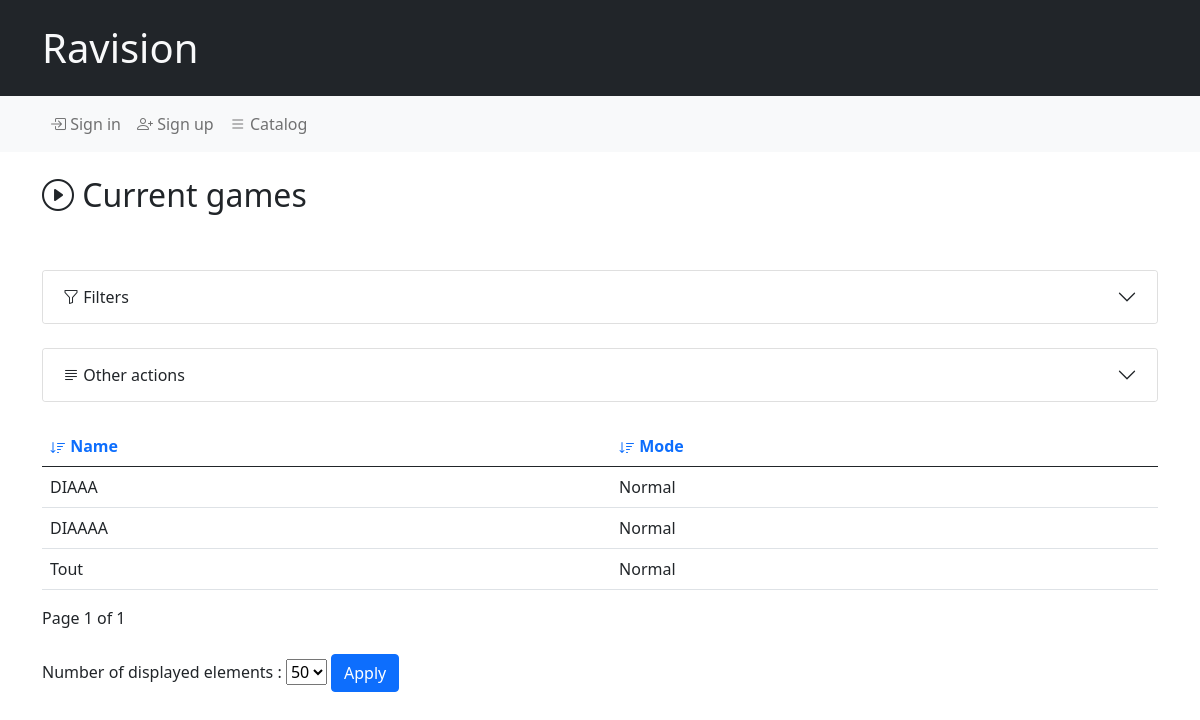
/quizz/quizzes/, run on an earlier commit of the app's database.
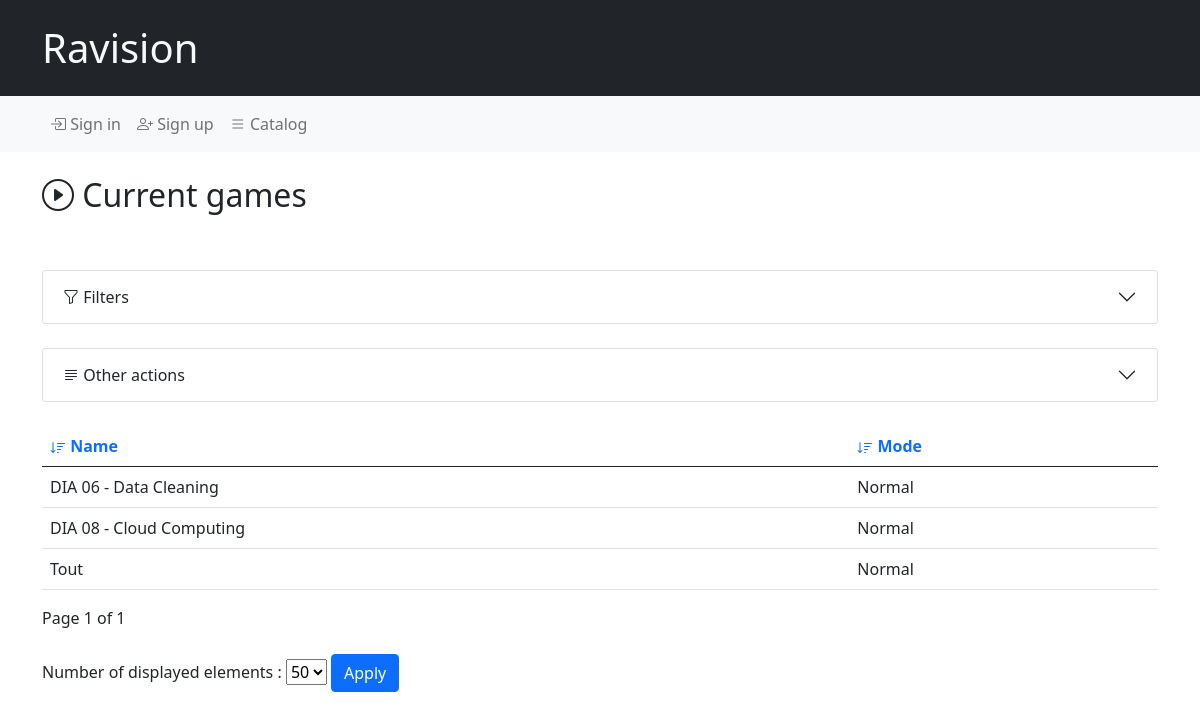
And on a later commit of the database.
### quizz/models.py (models this page shows, shortened)
class Quizz(models.Model):
    name = models.CharField(max_length = 255,default="")
    questions = models.ManyToManyField(Question, related_name='quizz_questions')
    mode = models.ForeignKey(QuizzMode, on_delete=models.CASCADE, default=1)
    hints = models.BooleanField(default=True)
    current_question = models.ForeignKey(Question, on_delete=models.SET_NULL, null=True, default=None, related_name='current_question')
    user = models.ForeignKey(User, on_delete=models.CASCADE, null=True)
    creation_date = models.DateField(null=True, default=None, blank=True)
    last_change_date = models.DateField(null=True, default=None, blank=True)
    timer = models.ForeignKey(TimerMode, on_delete=models.CASCADE, default=1)
    timer_task_id = models.CharField(max_length=255, null=True, blank=True)  # Stocke l'ID de la tâche Celery
    timeout = models.BooleanField(default=False)
    def as_dict(self):
        return {
            'name': self.name,
            'mode': self.mode.name,
        }

class QuizzMode(models.Model):
    name = models.CharField(max_length = 255,default="")

### quizz/views.py (the view)
# urls.py: path('quizzes/', views.quizzes, name='quizzes'),
def quizzes(request):
    filterForm = QuizzFilterForm(request.GET)
    quizzes = Quizz.objects.all()
    if filterForm.is_valid():
        quizzes = filterForm.filter_queryset(quizzes)
    quizzes = paginate_queryset(quizzes.order_by(f"{'-' if request.GET.get('order', 'asc') == 'desc' else ''}{request.GET.get('sort_by', 'name')}"), request, getChildrenPerPage(request))
    fields = {'name':_('Name'),'mode':_('Mode')}
    context = prepare_render_context('quizzes', filterForm, quizzes, request, fields, childurl='quizz', gameurl=None, property=False)
    return render(request, 'quizz/quizzes.html', context)

### quizz/forms.py (called while the page is built)
    def filter_queryset(self, queryset, **kwargs):
        filters = {}
        for field in self.fields:
            if self.cleaned_data.get(field):
                filters[f"{field}__icontains"] = self.cleaned_data.get(field)
        return queryset.filter(**filters, **kwargs)

### quizz/utils.py (called while the page is built)
def getChildrenPerPage(request):
    return request.GET.get('children_per_page', DEFAULT_PER_PAGE)

def paginate_queryset(queryset, request, per_page=10):
    paginator = Paginator(queryset, per_page)
    page_number = request.GET.get('page')
    try:
        return paginator.page(page_number)
    except PageNotAnInteger:
        return paginator.page(1)
    except EmptyPage:
        return paginator.page(paginator.num_pages)

### quizz/templates/quizz/quizzes.html
{% extends 'quizz/base.html' %}
{% load i18n %}
{% block content %}
<h2><i class="bi bi-play-circle"></i> {%trans "Current games"%}</h2>
{% include 'quizz/object.html' %}
{% endblock %}

### quizz/templates/quizz/object.html (shortened to what this page needs)
{% block content %}
{% load i18n %}
<br />
{% if forms.filter %}
<br />
<div class="accordion" id="filterAccordion2">
    <div class="accordion-item">
        <h2 class="accordion-header" id="filterHeading2">
            <button class="accordion-button collapsed" type="button" data-bs-toggle="collapse" data-bs-target="#filterCollapse2" aria-expanded="true" aria-controls="filterCollapse2">
                <i class="bi bi-funnel"></i>&nbsp;{%trans "Filters"%}
            </button>
        </h2>
    </div>
</div>
{% endif %}
<br />
<div class="accordion" id="filterAccordion3">
    <div class="accordion-item">
        <h2 class="accordion-header" id="filterHeading3">
            <button class="accordion-button collapsed" type="button" data-bs-toggle="collapse" data-bs-target="#filterCollapse3" aria-expanded="true" aria-controls="filterCollapse3">
                <i class="bi bi-justify-left"></i>&nbsp;{%trans "Other actions"%}
            </button>
        </h2>
    </div>
</div>
<br />
<table class="table">
    <thead>
        <tr>
            {% for field, label in fields.items %}
            <th>
                <a style="text-decoration:none" href="?sort_by={{ field }}&order={% if sort_by == field %}{% if order == 'desc' %}asc{% else %}desc{% endif %}{% else %}asc{% endif %}&children_per_page={{children_per_page}}">
                    <svg xmlns="http://www.w3.org/2000/svg" width="16" height="16" fill="currentColor" class="bi bi-sort-down{% if sort_by == field %} {% if order == 'desc' %}rotate180{% endif %}{% endif %}" viewBox="0 0 16 16">
                        <path d="M3.5 2.5a.5.5 0 0 0-1 0v8.793l-1.146-1.147a.5.5 0 0 0-.708.708l2 1.999.007.007a.497.497 0 0 0 .7-.006l2-2a.5.5 0 0 0-.707-.708L3.5 11.293zm3.5 1a.5.5 0 0 1 .5-.5h7a.5.5 0 0 1 0 1h-7a.5.5 0 0 1-.5-.5M7.5 6a.5.5 0 0 0 0 1h5a.5.5 0 0 0 0-1zm0 3a.5.5 0 0 0 0 1h3a.5.5 0 0 0 0-1zm0 3a.5.5 0 0 0 0 1h1a.5.5 0 0 0 0-1z"/>
                    </svg>
                 {{ label }}</a>
            </th>
            {% endfor %}
        </tr>
    </thead>
    <tbody>
        {% for object in children %}
        <tr class="object-row" data-url="{% url urls.child id=object.id%}">
            {% for key, value in object.as_dict.items %}
            <td>{{ value|default:"<span style='color: darkred;font-weight: bold;'>?</span>" }}</td>
            {% endfor %}
        </tr>
        {% endfor %}
    </tbody>
</table>
{% if children %}
<div class="pagination">
    <span class="step-links">
        <span class="current">
            {%trans "Page"%} {{ children.number }} {%trans "-page- of"%} {{ children.paginator.num_pages }}
        </span>
    </span>
</div>
<br />
<form method="get" action="{% if object.id %}{% url urls.action id=object.id%}{% else %}{% url urls.action %}{% endif %}">
    <label for="children_per_page">{%trans "Number of displayed elements"%} :</label>
    <select name="children_per_page" id="children_per_page">
        {% for option in amounts_of_children %}
            <option value="{{ option }}" {% if children_per_page == option %} selected {% endif %}>{{ option }}</option>
        {% endfor %}
    </select>
    <button type="submit" class="btn btn-primary">{%trans "Apply"%}</button>
</form>
<br />
{% endif %}
{% endblock %}

What changed in the data, as far as the page shows it:
removed Quizz: as_dict "DIAAA" "Normal"
removed Quizz: as_dict "DIAAAA" "Normal"
added Quizz: as_dict "DIA 06 - Data Cleaning" "Normal"
added Quizz: as_dict "DIA 08 - Cloud Computing" "Normal"
